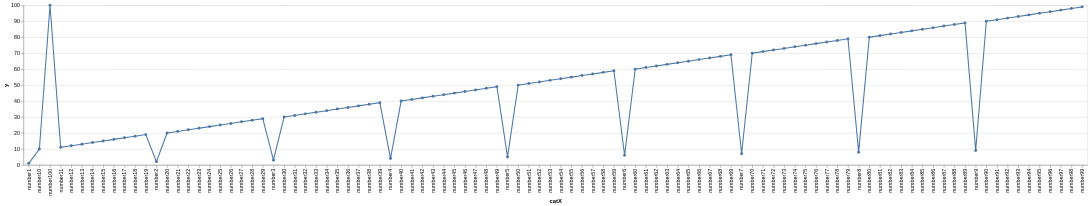

Write the Vega-Lite specification saved for this chart.
### Vega-Lite specification from a JSON file in a GitHub repository (floating-point values rounded to 4 significant figures)
{"$schema": "https://vega.github.io/schema/vega-lite/v5.json", "data": {"values": [{"catX": "1", "x": 1, "y": 1}, {"catX": "2", "x": 2, "y": 2}, {"catX": "3", "x": 3, "y": 3}, {"catX": "4", "x": 4, "y": 4}, {"catX": "5", "x": 5, "y": 5}, {"catX": "6", "x": 6, "y": 6}, {"catX": "7", "x": 7, "y": 7}, {"catX": "8", "x": 8, "y": 8}, {"catX": "9", "x": 9, "y": 9}, {"catX": "10", "x": 10, "y": 10}, {"catX": "11", "x": 11, "y": 11}, {"catX": "12", "x": 12, "y": 12}, {"catX": "13", "x": 13, "y": 13}, {"catX": "14", "x": 14, "y": 14}, {"catX": "15", "x": 15, "y": 15}, {"catX": "16", "x": 16, "y": 16}, {"catX": "17", "x": 17, "y": 17}, {"catX": "18", "x": 18, "y": 18}, {"catX": "19", "x": 19, "y": 19}, {"catX": "20", "x": 20, "y": 20}, {"catX": "21", "x": 21, "y": 21}, {"catX": "22", "x": 22, "y": 22}, {"catX": "23", "x": 23, "y": 23}, {"catX": "24", "x": 24, "y": 24}, {"catX": "25", "x": 25, "y": 25}, {"catX": "26", "x": 26, "y": 26}, {"catX": "27", "x": 27, "y": 27}, {"catX": "28", "x": 28, "y": 28}, {"catX": "29", "x": 29, "y": 29}, {"catX": "30", "x": 30, "y": 30}, {"catX": "31", "x": 31, "y": 31}, {"catX": "32", "x": 32, "y": 32}, {"catX": "33", "x": 33, "y": 33}, {"catX": "34", "x": 34, "y": 34}, {"catX": "35", "x": 35, "y": 35}, {"catX": "36", "x": 36, "y": 36}, {"catX": "37", "x": 37, "y": 37}, {"catX": "38", "x": 38, "y": 38}, {"catX": "39", "x": 39, "y": 39}, {"catX": "40", "x": 40, "y": 40}, {"catX": "41", "x": 41, "y": 41}, {"catX": "42", "x": 42, "y": 42}, {"catX": "43", "x": 43, "y": 43}, {"catX": "44", "x": 44, "y": 44}, {"catX": "45", "x": 45, "y": 45}, {"catX": "46", "x": 46, "y": 46}, {"catX": "47", "x": 47, "y": 47}, {"catX": "48", "x": 48, "y": 48}, {"catX": "49", "x": 49, "y": 49}, {"catX": "50", "x": 50, "y": 50}, {"catX": "51", "x": 51, "y": 51}, {"catX": "52", "x": 52, "y": 52}, {"catX": "53", "x": 53, "y": 53}, {"catX": "54", "x": 54, "y": 54}, {"catX": "55", "x": 55, "y": 55}, {"catX": "56", "x": 56, "y": 56}, {"catX": "57", "x": 57, "y": 57}, {"catX": "58", "x": 58, "y": 58}, {"catX": "59", "x": 59, "y": 59}, {"catX": "60", "x": 60, "y": 60}, {"catX": "61", "x": 61, "y": 61}, {"catX": "62", "x": 62, "y": 62}, {"catX": "63", "x": 63, "y": 63}, {"catX": "64", "x": 64, "y": 64}, {"catX": "65", "x": 65, "y": 65}, {"catX": "66", "x": 66, "y": 66}, {"catX": "67", "x": 67, "y": 67}, {"catX": "68", "x": 68, "y": 68}, {"catX": "69", "x": 69, "y": 69}, {"catX": "70", "x": 70, "y": 70}, {"catX": "71", "x": 71, "y": 71}, {"catX": "72", "x": 72, "y": 72}, {"catX": "73", "x": 73, "y": 73}, {"catX": "74", "x": 74, "y": 74}, {"catX": "75", "x": 75, "y": 75}, {"catX": "76", "x": 76, "y": 76}, {"catX": "77", "x": 77, "y": 77}, {"catX": "78", "x": 78, "y": 78}, {"catX": "79", "x": 79, "y": 79}, {"catX": "80", "x": 80, "y": 80}, {"catX": "81", "x": 81, "y": 81}, {"catX": "82", "x": 82, "y": 82}, {"catX": "83", "x": 83, "y": 83}, {"catX": "84", "x": 84, "y": 84}, {"catX": "85", "x": 85, "y": 85}, {"catX": "86", "x": 86, "y": 86}, {"catX": "87", "x": 87, "y": 87}, {"catX": "88", "x": 88, "y": 88}, {"catX": "89", "x": 89, "y": 89}, {"catX": "90", "x": 90, "y": 90}, {"catX": "91", "x": 91, "y": 91}, {"catX": "92", "x": 92, "y": 92}, {"catX": "93", "x": 93, "y": 93}, {"catX": "94", "x": 94, "y": 94}, {"catX": "95", "x": 95, "y": 95}, {"catX": "96", "x": 96, "y": 96}, {"catX": "97", "x": 97, "y": 97}, {"catX": "98", "x": 98, "y": 98}, {"catX": "99", "x": 99, "y": 99}, {"catX": "100", "x": 100, "y": 100}]}, "encoding": {"x": {"axis": {"labelExpr": "'number' + datum.label"}, "field": "catX", "type": "ordinal"}, "y": {"field": "y", "type": "quantitative"}}, "mark": {"point": true, "type": "line"}}
